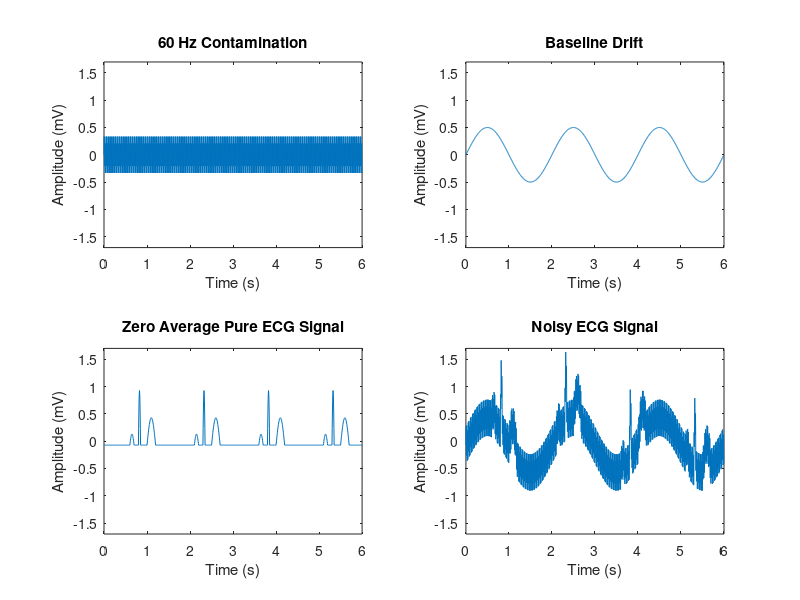
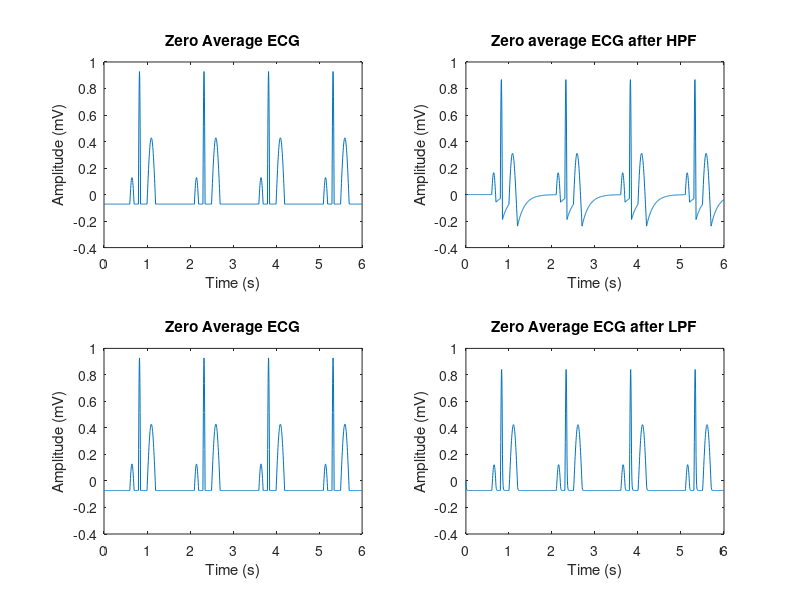
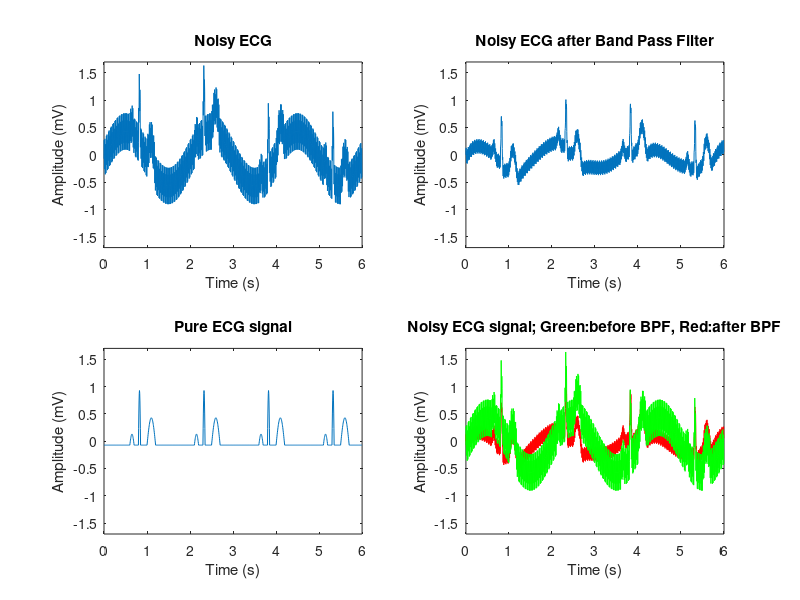

MATLAB code for these plots, in order:
% Eric Carmi
% EEE 122
% Exercise 1


%{
					Part A_1.a
	
  A discrete-time electrocardiogram (ECG) signal will be synthesized. 
  An ECG consists of a P-wave, followed by a QRS-complex, and ends with a T-wave.
  The waves will be created in the form of a simple, ideal case consisting of three sine waves.
  All signals will be expressed in terms of millivolts (mV) for amplitude and Hertz (Hz) for frequency. 

%}

% In lines 19:24 the essential variables that will be used are created. 

fs = 200;			% Sample rate of 200 Hz
Ts = 1/fs;			% Sample period of 0.005 seconds
n = linspace(0,1200-1,1200);	% Discrete-time sample vector
Te = 1.5;			% Period of one ECG; 1.5 seconds
Tr = 6;				% Recording length of 6 seconds to make 4 periods of the ECG
t = n*Ts;			% Discrete-time index vector in seconds, to make the code look nicer.

% The ECG is synthesized in lines 28:35			 	 
%								 Ampl  ; Freq
Pwave = 0.2*sin(2*pi*t*5);	% P wave of the ECG: 		0.2 mV ; 5 Hz
QRScomplex = sin(2*pi*t*10);	% QRS-complex of the ECG	1.0 mV ; 10 Hz
Twave = 0.5*sin(2*pi*t*2.5);	% T wave of the ECG		0.5 mV ; 2.5 Hz

s = zeros(size(n));		% Initialize the ECG signal as a zero vector
s(121:140) = Pwave(1:20);	% P wave occurs between 0.6 and 0.7 seconds
s(161:170) = QRScomplex(1:10);	% QRS complex between 0.8 and 0.85 seconds
s(201:240) = Twave(1:40);	% T wave occurs between 1.0 and 1.2 seconds


% The following code in lines x:x concatente the first 300 samples of s(n) to extend the ECG's length.
% A length of 1.5 seconds is equivalent to 300 discrete time values, which is equal to fs*Te. Adding three
% copies of the ECG creates four periods of the ECG, for a total length of 6 seconds.	

s(fs*Te*1+1:fs*Te*2) = s(1:fs*Te); 
s(fs*Te*2+1:fs*Te*3) = s(1:fs*Te);	
s(fs*Te*3+1:fs*Te*4) = s(1:fs*Te);	 


% 					Part A_1.b,c

%{

 The following code in lines 58:59 computes the average value of s(n). Due to the fact that this signal was 
 initially synthesized with values greater than or equal to 0, s(n) has a positive average value. As an analog 
 to physical electronics, a positive average value in a signal comes from a positive DC offset voltage. 
 This DC offset will be removed by calculating the average value of s(n) and then subtracting that value
 from s(n).

%}

s_navg = sum(s(1:300))/length(s(1:300))		# Average value of the ECG: 0.071936.
s_0 = s - s_navg;				# Create the zero-average ECG signal.


%{

  Noise is a common issue that arises when measuring a real ECG. One common type of noise, which can be found in
  in any room that is connected to the power grid, is resemblant of a 60 Hz sine wave.This 60 Hz contamination
  signal comes from anything connected to an electrical outlet, since out power grid operates at a standard 
  frequency of 60 Hz. Another potential source of noise is a slowly varying sine wave, which will be referred to 
  as baseline drift. Baseline drift can occur if there is some motion in the arm of the person who is wearing
  the electrodes that is measuring the ECG. 

%}

%					Part A_1.d,e,f,g

c = 0.35 * sin(2*pi*t*60);	% Create 60 Hz contamination signal, c(n).
d = 0.50 * sin(2*pi*t*0.5);	% Create 0.5 Hz baseline drift signal, d(n).
noise = c + d;			% Create a single vector of "noise".
x = s_0 + noise;		% Noisy ECG signal x(n).


%					Part A_1.h

% Graphical displays of 60 Hz noise (top left), baseline drift (top right), zero-average ECG (bottom left) and 
% the contaminated ECG (bottom right) are computed in lines x:x and can be seen in Appendix A.1.
% Time (horizontal) values range from 0 to 6 seconds; voltage (vertical) values range from -1.7 mV to 1.7 mV

% Plot of the 60 Hz noise
figure(1);
subplot(2,2,1);
plot(t,c);
xlabel('Time (s)');
ylabel('Amplitude (mV)');
title('60 Hz Contamination');
axis([0 6 -1.7 1.7]);

% Plot of the baseline drift

subplot(2,2,2);
plot(t,d);
xlabel('Time (s)');
ylabel('Amplitude (mV)');
title('Baseline Drift');
axis([0 6 -1.7 1.7]);

% Plot of the zero-average ECG

subplot(2,2,3);
plot(t,s_0);
xlabel('Time (s)');
ylabel('Amplitude (mV)');
title('Zero Average Pure ECG Signal');
axis([0 6 -1.7 1.7]);

% Plot of the noisy ECG 

subplot(2,2,4);
plot(t,x);
xlabel('Time (s)');
ylabel('Amplitude (mV)');
title('Noisy ECG Signal');
axis([0 6 -1.7 1.7]);


%						Part A_2.a,b,c,d						

%{

  In order to analyze the ECG signal, RMS values of the discrete-time signals are calculated in the 
  following x lines. The continuous RMS values were calculated by hand, and can be seen in Appendix B.1

%}

s_0_nrms = sqrt(sum(s_0.^2)/length(s_0))	% DT:0.17173	CT: 

c_nrms = sqrt(sum(c.^2)/length(c)) 		% DT:0.24749	CT:

d_nrms = sqrt(sum(d.^2)/length(d)) 		% DT:0.35355	CT:

noise_nrms = sqrt(sum(noise.^2)/length(noise))	% DT:0.43157	CT:


% 						Part A_3.a

%{

  The percent RMS error in x(n) is the ratio of noise to the pure ECG signal, multiplied by 100. 
  A large value of RMS error in x(n) is not desired, as it implies a strong presence of noise.
  Alternatively, the signal-to-noise ratio (SNR) would ideally be a large number, to imply that the signal is 
  more present than the noise. The decibel (dB) level of the SNR is also calculated. These values can be seen 
  below in linse 161:163.
	
%}

RMSE_x = (noise_nrms/s_0_nrms)*100 	% 251.30 percent error in x(n)
SNR_x = (s_0_nrms.^2)/(noise_nrms.^2)	% Signal to noise ratio: 0.15835
SNR_dB_x = 10*log10(SNR_x) 		% SNR decibel level of -8.0039 dB


% 						Part B_1.a

%{

  Filters can be used to remove unwanted noise or artifacts from a signal. The noisy, zero-average ECG has 
  two sources of noise. Because the frequencies contained in the ECG signal that need to be maintained are 
  above the frequency of the baseline drift, but below the frequency of the 60 Hz noise, a bandpass 
  filter (BPF) will be used. A BPF can be constructed by cascading a lowpass filter (LPF) with a highpass 
  filter (HPF).

  The filters were originally designed as first-order continuous-time filters. The continuous-time 
  differential equations that describe the LPF and HPF were converted to discrete-time difference 
  equations  and the difference equations will be implemented in 'for loops' to compute the output values 
  of the signals after being passed through the filters. The LPF was deisgned to have a cutoff frequency 
  of 30 Hz, and the HPF was designed to have a cutoff frequency of 1 Hz.

%}

% Lines 187:189 calculate the filter coefficient for the HPF's cutoff frequency and initialize the output
% values for the signals that will be used to evaluate the HPF's efficiency.

Ahp = 2*pi;		% Highpass filter coefficient
s_0hp(1) = 0;		% Initial condition
dhp(1) = 0;		% Initial condition: dhp is the output of the baseline
			% drift after going through the HP filter 

% The following for loop calculates the values of s_0(n) and d(n) after applying the HPF.
% The signal s_0hp(n) is what results after passing s_0(n) through the HPF, and dhp(n) is the signal 
% corresponding to the baseline drift after being passed through the HPF.

for k = 2:1200
    s_0hp(k) = (1/(1+Ts*Ahp))*(s_0hp(k-1) + s_0(k) - s_0(k-1));
    dhp(k) = (1/(1+Ts*Ahp))*(dhp(k-1) + d(k) - d(k-1));
end

%						Part B_1.b,c

% In order to evaluate the HPF's efficiency, RMS values of dhp(n) and s_0hp(n) are calculated in lines 206:209
% The percentage expresses the amount of each signal that is still present after the HPF is applied. The 
% baseline drift appears to be reduced by more than half, but the pure ECG signal seems to have been degradated
% by the HPF. 

dhp_nrms = sqrt(sum(dhp.^2)/length(dhp));			
RMSE_dhp = dhp_nrms/d_nrms * 100				# 43.110%
er1 = s_0hp - s_0;
RMSE_s_0hp = (sqrt(sum(er1.^2)/length(er1))) / s_0_nrms * 100 	# 44.288%

%						Part B_1.d

% Plots of the zero average ECG before and after the HPF is applied are produced in lines 215:229, and can be
% seen in Appendix B.2

figure(2);

% Plot of the zero average ECG.
subplot(2,2,1);
plot(t,s_0);
xlabel('Time (s)');
ylabel('Amplitude (mV)');
title('Zero Average ECG');
axis([0 6 -.4 1]);

% Plot of the zero average ECG after applying the HPF.
subplot(2,2,2);
plot(t,s_0hp);
xlabel('Time (s)');
ylabel('Amplitude (mV)');
title('Zero average ECG after HPF');
axis([0 6 -.4 1]);

% The HPF causes the end of each component of s(n) to fall after each wave has finished its cycle,
% followed by what appears to be a logarihtmic increase until the next wave begins. There is also a slight 
% descrease in amplitude for the P, QRS and T waves, but the amplitude decrease is more present in the P wave.

% 						Part B_2.a

% Lines 240:242 calculate the filter coefficient for the LPF's cutoff frequency and initialize the output
% values for the signals that will be used to evaluate the LPF's efficiency.

Alp = 2*pi*30;
s_0lp(1)=0;
clp(1)=0;

% The following for loop calculates the values of s_0(n) and c(n) after applying the LPF. The signal s_0lp(n)
% is the signal after passing s_0(n) through the LPF, and clp(n) is the signal corresponding to the 60 Hz 
% contamination, c(n), after being passed through the LPF. 

for k = 2:1200
    s_0lp(k) = (1/(1+Alp*Ts))*(s_0lp(k-1) + Ts*Alp*s_0(k));
    clp(k) = (1/(1+Alp*Ts))*(clp(k-1) + Ts*Alp*c(k));
end 

%						Part B_2.b,c

% In order to evaluate the LPF's efficiency, RMS values of clp(n) and s_0lp(n) are calculated in lines x:x
% The percentage expresses the amount of each signal that is still present after the HPF is applied. The 
% 60 Hz contamination appears to be reduced more than the HPF reduced the baseline drift, but the pure ECG 
% signal was not retained very well after being passed through the LPF.				

clp_nrms = sqrt(sum(clp.^2)/length(clp));
RMSE_clp = clp_nrms/c_nrms * 100				# 38.568%
er2 = s_0lp - s_0; 
RMSE_s_0lp = (sqrt(sum(er2.^2)/length(er2))) / s_0_nrms * 100	# 21.111%

% The low pass filter appears to distort the shape of s_0(n) more than the high pass filter did in terms of the 
% RMS error. However, the graphical representation of s_0lp(n) only appears to reduce the amplitude of the 
% QRS wave as well as causing the end of each individual wave of the ECG to smoothly transition to a steady 
% value, which is different than the initially abrupt end to each wave of the ECG.

%						Part B_2.d			

% Plots of the zero average ECG before and after the low pass filter is applied are produced in lines 266:278 
% and can be viewed in Appendix B.2


subplot(2,2,3);
plot(t,s_0);
xlabel('Time (s)');
ylabel('Amplitude (mV)');
title('Zero Average ECG');
axis([0 6 -.4 1]);

subplot(2,2,4);
plot(t,s_0lp);
xlabel('Time (s)');
ylabel('Amplitude (mV)');
title('Zero Average ECG after LPF');
axis([0 6 -.4 1]);

%						Part B_3.a

% The BPF can be applied by cascading the LPF and HPF together. 
% The signal xbp(n) is the noisy ECG after the BPF is applied. 

x1(1) = 0;		% Initial value of the output of the LPF, which will be the input to the HPF.
xbp(1) = 0;		% Initial value of the output of the HPF, the ECG after BPF is applied.

% The following for loop cascades the LPF and HPF to make the BPF.

for k = 2:1200
    x1(k) = (1/(1+Alp*Ts))*(x1(k-1) + Ts*Alp*x(k));
    xbp(k) = (1/(1+Ts*Ahp))*(xbp(k-1) + x1(k) - x1(k-1));
end


% To evaluate the efficiency of the BPF, the error between xbp(n) and s_0(n) is calculated. This error is then
% used to compute the RMS error, SNR, and SNR dB level of xbp(n). 

er3 = xbp - s_0;
xbp_noise_nrms = sqrt(sum(er3.^2)/length(er3))		# 0.19146
RMSE_xbp = xbp_noise_nrms / s_0_nrms * 100		# 111.49%
SNR_xbp = (s_0_nrms.^2)/(xbp_noise_nrms.^2)		# 0.80451
SNR_xbp_dB = 10*log10(SNR_xbp)				# -0.9447 dB

% Compared to the initial values of x(n) before the BPF was applied (shown in lines x:x), the values calculated in 
% lines 292: 296 clearly show improvement in the quality of the noisy ECG signal. 
% Although noise is still present in xbp(n), the noise was greatly reduced by implementing the BPF. 

%						Part B_3.b

% In lines 311:340, four plots are computed, which can be seen in Appendix B.3. The top left graph is the noisy 
% ECG, the top right graph is the noisy ECG after the BPF is applied. The bottom left graph is the zero average
% ECG signal, and the bottom right graph displays the noisy ECG signal before and after the BPF is applied on 
% the same plot. 

figure(3);

subplot(2,2,1);
plot(t,x);
xlabel('Time (s)');
ylabel('Amplitude (mV)');
title('Noisy ECG');
axis([0 6 -1.7 1.7]);


subplot(2,2,2);
plot(t,xbp);
xlabel('Time (s)');
ylabel('Amplitude (mV)');
title('Noisy ECG after Band Pass Filter');
axis([0 6 -1.7 1.7]);

subplot(2,2,3);
plot(t,s_0);
xlabel('Time (s)');
ylabel('Amplitude (mV)');
title('Pure ECG signal');
axis([0 6 -1.7 1.7]);

subplot(2,2,4);
plot(t,xbp,'r',t,x,'g');
xlabel('Time (s)');
ylabel('Amplitude (mV)');
title('Noisy ECG signal; Green:before BPF, Red:after BPF');
axis([0 6 -1.7 1.7]);

% 						Part B_4

% Filters reduce the noise we do not want, but they also distort the signal that we want to preserve. 
% This tradeoff is inherent in the filtering process.
